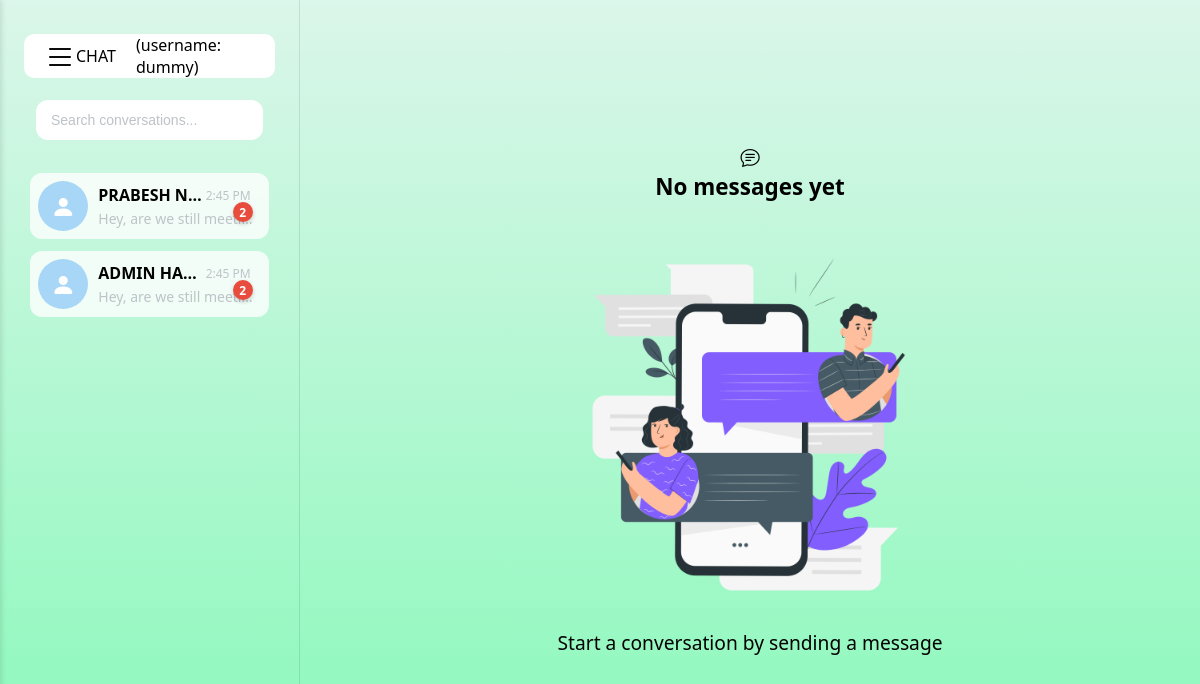
Page / (signed in) on the committed database.
### chat/models.py (models this page shows)
class CustomUser(AbstractUser):
    friends = models.ManyToManyField(
        'self',
        through="FriendShip",
        symmetrical=False,
        related_name='friend_set',
        blank=True
    )
    def __str__(self):
        return self.username

### chat/views.py (the view, shortened to what this page needs)
# urls.py: path('',include('chat.urls'))
@login_required()
def chat(request):
    my_friends = request.user.friends.all()
    not_my_friend = request.user.friend_set.all()
    all_friends = my_friends.union(not_my_friend)
    room_code = chats = friend =  None
    receiver_id = request.GET.get('id')
    return render(request,'chat.html',{
        'friends':all_friends,
        'my_friend_only':my_friends,
        'friend':friend,
        'room_code':room_code,
        'chat_type':'solo_chat',
        })

### chat/templates/chat.html (shortened to what this page needs)
{% extends 'basechat.html' %}
{% load static %}
{% block friendorgroup %}
    {% for f in friends %}
    <div class="chat-card {% if f == friend %}active{% endif %}" data-slug="{{ f.id }}">
        <div class="chat-image flex"><i class="bi bi-person-fill"></i></div>
        <div class="chat-card-right">
            <div class="chat-card-right-top">
                <div class="chat-name"> {{ f.first_name | upper }} {{ f.last_name | upper }}</div>
                <div class="chat-time">2:45 PM</div>
            </div>
            <div class="chat-last-message">Hey, are we still meeting today?</div>
            <div class="chat-card unread">2</div>
        </div>
    </div>
    {% endfor %}
{% endblock %}

### chat/templates/basechat.html (shortened to what this page needs)
{% load static %}
<!DOCTYPE html>
<html lang="en">
<head>
    <link href="https://cdn.jsdelivr.net/npm/bootstrap-icons@1.11.0/font/bootstrap-icons.css" rel="stylesheet">
    <link href="https://cdnjs.cloudflare.com/ajax/libs/font-awesome/6.4.0/css/all.min.css" rel="stylesheet">
    <link rel="stylesheet" href="{% static 'css/chat.css' %}">
</head>
<body>
    <div class="container" id="roomCode" data-room-code="{{ room_code|default:'' }}">
        <div class="select-user-bar" id="select-user-bar">
            <div class="nav">
                <div><i class="bi bi-list"></i></div>
                <div style="margin-left: 20px;margin-right: 20px;">CHAT</div>
                <p>(username: {{ request.user }})</p>
            </div>
            <div class="search-box">
                <input type="text" class="search-input" placeholder="Search conversations...">
            </div>
            {% block friendorgroup %}
            {% endblock %}
        </div>
        <div class="blank-content-container" id="blank-content-container">
            {% if not friend %}
            <div class="blank-content">
                <i class="bi bi-chat-text"></i>
                <h3>No messages yet</h3><br>
                <img src="{% static 'images/Messages-pana.png' %}" alt="Error" height="400" width="400">
                <p>Start a conversation by sending a message</p>
            </div>
            {% endif %}
        </div>
    </div>
</body>
</html>

### chat/static/css/chat.css (style rules this page uses)
:root { --primary-bg: linear-gradient(to bottom, #dbf6ea, #88f9b9); --secondary-bg: #ffffff; --accent-color: #a7d6f6; --accent-color2: linear-gradient(to bottom, #7c7e7d, #416f55); --hover-color: #2ecc71; --text-color: #000000; --text-secondary: #bdc3c7; --card-bg: rgba(255, 255, 255, 0.8); --input-bg: rgba(44, 62, 80, 0.7); --page-bg: linear-gradient(135deg, #d0eee1, #bafed7); --error-color: #e74c3c; --success-color: #2ecc71; --border-radius: 12px; --transition-speed: 0.3s; }
* { margin: 0; padding: 0; box-sizing: border-box; }
body { background: var(--primary-bg); height: 100dvh; overflow: hidden; font-family: 'Segoe UI', Tahoma, Geneva, Verdana, sans-serif; color: var(--text-color); }
.flex { display: flex; flex-direction: column; justify-content: center; align-items: center; }
.container { display: flex; flex-direction: row; align-items: stretch; width: 100%; height: 100%; }
.select-user-bar { flex: 1; max-width: 25%; border-right: 1px solid rgba(0, 0, 0, 0.1); display: flex; flex-direction: column; align-items: center; height: 100%; overflow-x: hidden; overflow-y: auto; position: relative; padding: 2%; }
.search-box { width: 100%; height: auto; padding: 12px; }
.search-input { width: 100%; padding: 10px 15px; border-radius: var(--border-radius); height: 40px; border: none; color: var(--text-color); font-size: 14px; margin-bottom: 15px; }
.search-input::placeholder { color: var(--text-secondary); }
.chat-card { display: flex; flex-direction: row; align-items: center; border-radius: var(--border-radius); width: 95%; height: auto; background-color: var(--card-bg); margin: 6px; padding: 8px; transition: transform var(--transition-speed), background-color var(--transition-speed); position: relative; box-sizing: border-box; }
.chat-card .unread { position: absolute; right: 10px; top: 50%; transform: translateY(-50%); width: 20px; height: 20px; background-color: var(--error-color); border-radius: 50%; display: flex; justify-content: center; align-items: center; font-size: 12px; font-weight: bold; color: white; box-shadow: 0 2px 4px rgba(0, 0, 0, 0.2); }
.chat-image { flex-shrink: 0; height: 50px; width: 50px; border-radius: 50%; margin-right: 10px; background-color: var(--accent-color); color: white; font-size: 24px; overflow: hidden; transition: transform 0.2s; }
.chat-card-right { flex: 1; display: flex; flex-direction: column; justify-content: center; overflow: hidden; }
.chat-card-right-top { display: flex; flex-direction: row; justify-content: space-between; align-items: center; padding-right: 10px; font-size: 16px; overflow: hidden; }
.chat-name { font-weight: 600; white-space: nowrap; overflow: hidden; text-overflow: ellipsis; max-width: 70%; }
.chat-time { font-size: 12px; color: var(--text-secondary); white-space: nowrap; }
.chat-last-message { padding-top: 3px; font-size: 14px; color: var(--text-secondary); white-space: nowrap; overflow: hidden; text-overflow: ellipsis; max-width: 100%; }
.blank-content-container { flex: auto; display: none; }
.blank-content { display: flex; height: 100%; flex: 1; flex-direction: column; align-items: center; justify-content: center; background-color: var(--primary-bg); font-size: larger; }
.nav { display: flex; background: var(--secondary-bg); align-items: center; width: 100%; cursor: pointer; border-radius: 10px; margin: 10px; transition: transform var(--transition-speed), background-color var(--transition-speed); }
.bi-list { width: 100%; position: relative; left: 20px; font-size:2rem; }
@media (min-width: 1200px) { .select-user-bar { width: 320px; } }
@media (min-width: 1200px) { .chat-name { max-width: 220px; } }
@media (min-width: 1200px) { .chat-last-message { max-width: 300px; } }

### rows in the picture
CustomUser: user "dummy"
CustomUser: first_name "PRABESH", last_name "N…"
CustomUser: first_name "ADMIN", last_name "HAHA"
